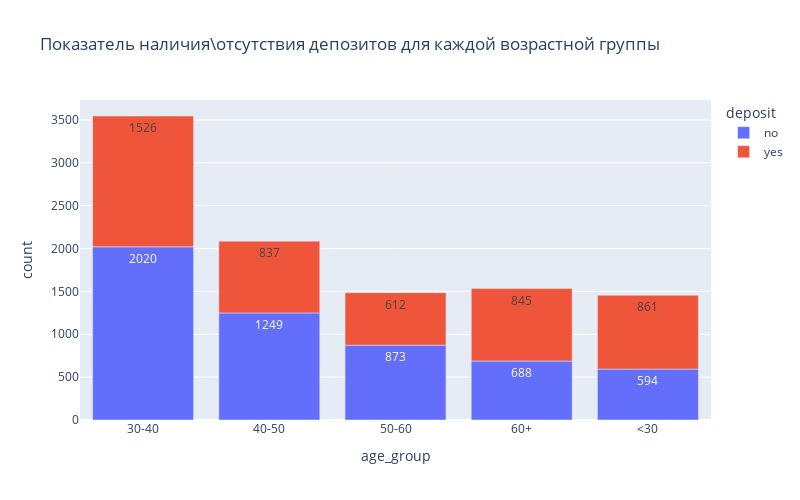

The cell this chart's notebook holds for it:
### Markdown cell above
### Задание 8

### Code cell
# создайте возрастные группы и определите, в каких группах более склонны открывать депозит, чем отказываться от предложения
df['age_group'] = df['age'].apply(lambda x: '<30' if x < 30 else ('30-40' if \
    (x > 30 and x < 40) else ('40-50' if (x > 40 and x < 50) else('50-60' if (x > 50 and x < 60) else '60+'))))

fig = px.bar(
    df.groupby('deposit', as_index=False)['age_group'].value_counts().sort_values(by = 'deposit', ascending=True), #DataFrame
    x = 'age_group', #ось абсцисс
    y = 'count', #ось ординат
    color="deposit",
    text_auto=True,
    width = 800, #ширина
    height = 500, #высота
    title = "Показатель наличия\отсутствия депозитов для каждой возрастной группы" #заголовок
    );
fig.show() #отображаем график

### Figure 1 — Plotly figure (JSON) as saved in the notebook; plotly's stock layout.template omitted (floating-point values rounded to 4 significant figures)
{"data": [{"alignmentgroup": "True", "hovertemplate": "deposit=no<br>age_group=%{x}<br>count=%{y}<extra></extra>", "legendgroup": "no", "marker": {"color": "#636efa", "pattern": {"shape": ""}}, "name": "no", "offsetgroup": "no", "orientation": "v", "showlegend": true, "textposition": "auto", "texttemplate": "%{y}", "type": "bar", "x": ["30-40", "40-50", "50-60", "60+", "<30"], "xaxis": "x", "y": [2020, 1249, 873, 688, 594], "yaxis": "y"}, {"alignmentgroup": "True", "hovertemplate": "deposit=yes<br>age_group=%{x}<br>count=%{y}<extra></extra>", "legendgroup": "yes", "marker": {"color": "#EF553B", "pattern": {"shape": ""}}, "name": "yes", "offsetgroup": "yes", "orientation": "v", "showlegend": true, "textposition": "auto", "texttemplate": "%{y}", "type": "bar", "x": ["30-40", "<30", "60+", "40-50", "50-60"], "xaxis": "x", "y": [1526, 861, 845, 837, 612], "yaxis": "y"}], "layout": {"barmode": "relative", "height": 500, "legend": {"title": {"text": "deposit"}, "tracegroupgap": 0}, "title": {"text": "Показатель наличия\\отсутствия депозитов для каждой возрастной группы"}, "width": 800, "xaxis": {"anchor": "y", "domain": [0, 1], "title": {"text": "age_group"}}, "yaxis": {"anchor": "x", "domain": [0, 1], "title": {"text": "count"}}}}
